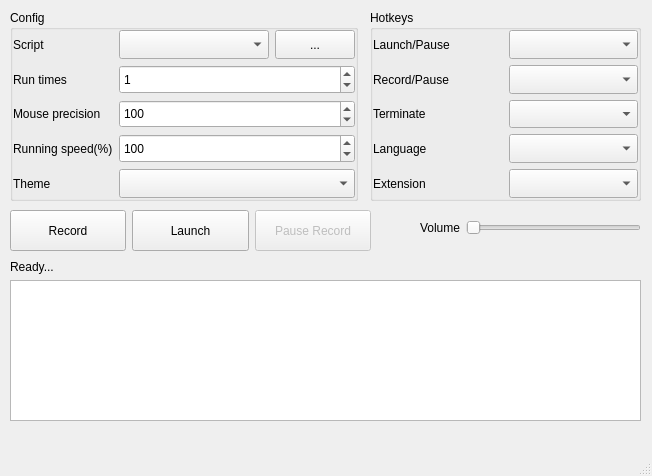
<?xml version="1.0" encoding="UTF-8"?>
<ui version="4.0">
 <class>UIView</class>
 <widget class="QMainWindow" name="UIView">
  <property name="geometry">
   <rect>
    <x>0</x>
    <y>0</y>
    <width>652</width>
    <height>476</height>
   </rect>
  </property>
  <property name="windowTitle">
   <string>java jacky code test</string>
  </property>
  <property name="windowIcon">
   <iconset resource="assets.qrc">
    <normaloff>:/pic/Mondrian.png</normaloff>:/pic/Mondrian.png</iconset>
  </property>
  <widget class="QWidget" name="centralwidget">
   <widget class="QGroupBox" name="groupBox">
    <property name="geometry">
     <rect>
      <x>370</x>
      <y>10</y>
      <width>271</width>
      <height>191</height>
     </rect>
    </property>
    <property name="title">
     <string>Hotkeys</string>
    </property>
    <layout class="QGridLayout" name="gridLayout_3">
     <property name="leftMargin">
      <number>0</number>
     </property>
     <property name="topMargin">
      <number>0</number>
     </property>
     <property name="rightMargin">
      <number>0</number>
     </property>
     <property name="bottomMargin">
      <number>0</number>
     </property>
     <item row="2" column="1">
      <widget class="QComboBox" name="choice_stop">
       <property name="sizePolicy">
        <sizepolicy hsizetype="Minimum" vsizetype="Minimum">
         <horstretch>0</horstretch>
         <verstretch>0</verstretch>
        </sizepolicy>
       </property>
      </widget>
     </item>
     <item row="4" column="1">
      <widget class="QComboBox" name="choice_extension">
       <property name="sizePolicy">
        <sizepolicy hsizetype="Minimum" vsizetype="Minimum">
         <horstretch>0</horstretch>
         <verstretch>0</verstretch>
        </sizepolicy>
       </property>
      </widget>
     </item>
     <item row="2" column="0">
      <widget class="QLabel" name="label_stop">
       <property name="text">
        <string>Terminate</string>
       </property>
      </widget>
     </item>
     <item row="3" column="0">
      <widget class="QLabel" name="label_language">
       <property name="text">
        <string>Language</string>
       </property>
      </widget>
     </item>
     <item row="0" column="1">
      <widget class="QComboBox" name="choice_start">
       <property name="sizePolicy">
        <sizepolicy hsizetype="Minimum" vsizetype="Minimum">
         <horstretch>0</horstretch>
         <verstretch>0</verstretch>
        </sizepolicy>
       </property>
       <property name="currentText">
        <string/>
       </property>
      </widget>
     </item>
     <item row="1" column="1">
      <widget class="QComboBox" name="choice_record">
       <property name="sizePolicy">
        <sizepolicy hsizetype="Minimum" vsizetype="Minimum">
         <horstretch>0</horstretch>
         <verstretch>0</verstretch>
        </sizepolicy>
       </property>
      </widget>
     </item>
     <item row="1" column="0">
      <widget class="QLabel" name="label_record">
       <property name="text">
        <string>Record/Pause</string>
       </property>
      </widget>
     </item>
     <item row="3" column="1">
      <widget class="QComboBox" name="choice_language">
       <property name="sizePolicy">
        <sizepolicy hsizetype="Minimum" vsizetype="Minimum">
         <horstretch>0</horstretch>
         <verstretch>0</verstretch>
        </sizepolicy>
       </property>
      </widget>
     </item>
     <item row="4" column="0">
      <widget class="QLabel" name="label_extension">
       <property name="text">
        <string>Extension</string>
       </property>
      </widget>
     </item>
     <item row="0" column="0">
      <widget class="QLabel" name="label_start_key">
       <property name="text">
        <string>Launch/Pause</string>
       </property>
      </widget>
     </item>
    </layout>
   </widget>
   <widget class="QWidget" name="horizontalLayoutWidget">
    <property name="geometry">
     <rect>
      <x>10</x>
      <y>210</y>
      <width>361</width>
      <height>41</height>
     </rect>
    </property>
    <layout class="QHBoxLayout" name="horizontalLayout">
     <property name="sizeConstraint">
      <enum>QLayout::SetDefaultConstraint</enum>
     </property>
     <item>
      <widget class="QPushButton" name="btrecord">
       <property name="sizePolicy">
        <sizepolicy hsizetype="Minimum" vsizetype="Minimum">
         <horstretch>0</horstretch>
         <verstretch>0</verstretch>
        </sizepolicy>
       </property>
       <property name="text">
        <string>Record</string>
       </property>
      </widget>
     </item>
     <item>
      <widget class="QPushButton" name="btrun">
       <property name="sizePolicy">
        <sizepolicy hsizetype="Minimum" vsizetype="Minimum">
         <horstretch>0</horstretch>
         <verstretch>0</verstretch>
        </sizepolicy>
       </property>
       <property name="text">
        <string>Launch</string>
       </property>
      </widget>
     </item>
     <item>
      <widget class="QPushButton" name="btpauserecord">
       <property name="enabled">
        <bool>false</bool>
       </property>
       <property name="sizePolicy">
        <sizepolicy hsizetype="Minimum" vsizetype="Minimum">
         <horstretch>0</horstretch>
         <verstretch>0</verstretch>
        </sizepolicy>
       </property>
       <property name="text">
        <string>Pause Record</string>
       </property>
      </widget>
     </item>
    </layout>
   </widget>
   <widget class="QWidget" name="verticalLayoutWidget">
    <property name="geometry">
     <rect>
      <x>10</x>
      <y>260</y>
      <width>631</width>
      <height>161</height>
     </rect>
    </property>
    <layout class="QVBoxLayout" name="verticalLayout">
     <item>
      <widget class="QLabel" name="tnumrd">
       <property name="text">
        <string>Ready...</string>
       </property>
      </widget>
     </item>
     <item>
      <widget class="QTextEdit" name="textlog">
       <property name="enabled">
        <bool>true</bool>
       </property>
       <property name="sizePolicy">
        <sizepolicy hsizetype="Minimum" vsizetype="Minimum">
         <horstretch>0</horstretch>
         <verstretch>0</verstretch>
        </sizepolicy>
       </property>
       <property name="readOnly">
        <bool>true</bool>
       </property>
      </widget>
     </item>
    </layout>
   </widget>
   <widget class="QWidget" name="formLayoutWidget_3">
    <property name="geometry">
     <rect>
      <x>420</x>
      <y>220</y>
      <width>221</width>
      <height>31</height>
     </rect>
    </property>
    <layout class="QFormLayout" name="formLayout_3">
     <item row="0" column="0">
      <widget class="QLabel" name="label_volume">
       <property name="text">
        <string>Volume</string>
       </property>
      </widget>
     </item>
     <item row="0" column="1">
      <widget class="QSlider" name="volumeSlider">
       <property name="orientation">
        <enum>Qt::Horizontal</enum>
       </property>
      </widget>
     </item>
    </layout>
   </widget>
   <widget class="QGroupBox" name="groupBox_2">
    <property name="geometry">
     <rect>
      <x>10</x>
      <y>10</y>
      <width>348</width>
      <height>191</height>
     </rect>
    </property>
    <property name="title">
     <string>Config</string>
    </property>
    <layout class="QGridLayout" name="gridLayout_4">
     <property name="leftMargin">
      <number>0</number>
     </property>
     <property name="topMargin">
      <number>0</number>
     </property>
     <property name="rightMargin">
      <number>0</number>
     </property>
     <property name="bottomMargin">
      <number>0</number>
     </property>
     <item row="4" column="1">
      <widget class="QComboBox" name="choice_theme">
       <property name="sizePolicy">
        <sizepolicy hsizetype="Minimum" vsizetype="Minimum">
         <horstretch>0</horstretch>
         <verstretch>0</verstretch>
        </sizepolicy>
       </property>
      </widget>
     </item>
     <item row="2" column="0">
      <widget class="QLabel" name="label_execute_interval">
       <property name="text">
        <string>Mouse precision</string>
       </property>
      </widget>
     </item>
     <item row="3" column="0">
      <widget class="QLabel" name="label_execute_speed">
       <property name="text">
        <string>Running speed(%)</string>
       </property>
      </widget>
     </item>
     <item row="1" column="0">
      <widget class="QLabel" name="label_run_times">
       <property name="text">
        <string>Run times</string>
       </property>
      </widget>
     </item>
     <item row="4" column="0">
      <widget class="QLabel" name="label_theme">
       <property name="text">
        <string>Theme</string>
       </property>
      </widget>
     </item>
     <item row="0" column="0">
      <widget class="QLabel" name="label_script">
       <property name="text">
        <string>Script</string>
       </property>
      </widget>
     </item>
     <item row="3" column="1">
      <widget class="QSpinBox" name="execute_speed">
       <property name="sizePolicy">
        <sizepolicy hsizetype="Minimum" vsizetype="Minimum">
         <horstretch>0</horstretch>
         <verstretch>0</verstretch>
        </sizepolicy>
       </property>
       <property name="minimum">
        <number>20</number>
       </property>
       <property name="maximum">
        <number>500</number>
       </property>
       <property name="value">
        <number>100</number>
       </property>
      </widget>
     </item>
     <item row="2" column="1">
      <widget class="QSpinBox" name="mouse_move_interval_ms">
       <property name="sizePolicy">
        <sizepolicy hsizetype="Minimum" vsizetype="Minimum">
         <horstretch>0</horstretch>
         <verstretch>0</verstretch>
        </sizepolicy>
       </property>
       <property name="minimum">
        <number>1</number>
       </property>
       <property name="maximum">
        <number>1000</number>
       </property>
       <property name="value">
        <number>100</number>
       </property>
      </widget>
     </item>
     <item row="1" column="1">
      <widget class="QSpinBox" name="stimes">
       <property name="sizePolicy">
        <sizepolicy hsizetype="Minimum" vsizetype="Minimum">
         <horstretch>0</horstretch>
         <verstretch>0</verstretch>
        </sizepolicy>
       </property>
       <property name="maximum">
        <number>99999</number>
       </property>
       <property name="value">
        <number>1</number>
       </property>
      </widget>
     </item>
     <item row="0" column="1">
      <layout class="QGridLayout" name="gridLayout" columnstretch="3,1">
       <property name="sizeConstraint">
        <enum>QLayout::SetMinimumSize</enum>
       </property>
       <item row="0" column="0">
        <widget class="QComboBox" name="choice_script">
         <property name="sizePolicy">
          <sizepolicy hsizetype="Minimum" vsizetype="Minimum">
           <horstretch>0</horstretch>
           <verstretch>0</verstretch>
          </sizepolicy>
         </property>
        </widget>
       </item>
       <item row="0" column="1">
        <widget class="QPushButton" name="bt_open_script_files">
         <property name="sizePolicy">
          <sizepolicy hsizetype="Minimum" vsizetype="Minimum">
           <horstretch>0</horstretch>
           <verstretch>0</verstretch>
          </sizepolicy>
         </property>
         <property name="text">
          <string>...</string>
         </property>
        </widget>
       </item>
      </layout>
     </item>
    </layout>
   </widget>
  </widget>
  <widget class="QMenuBar" name="menubar">
   <property name="geometry">
    <rect>
     <x>0</x>
     <y>0</y>
     <width>652</width>
     <height>26</height>
    </rect>
   </property>
  </widget>
  <widget class="QStatusBar" name="statusbar"/>
 </widget>
 <resources>
  <include location="assets.qrc"/>
 </resources>
 <connections/>
</ui>
